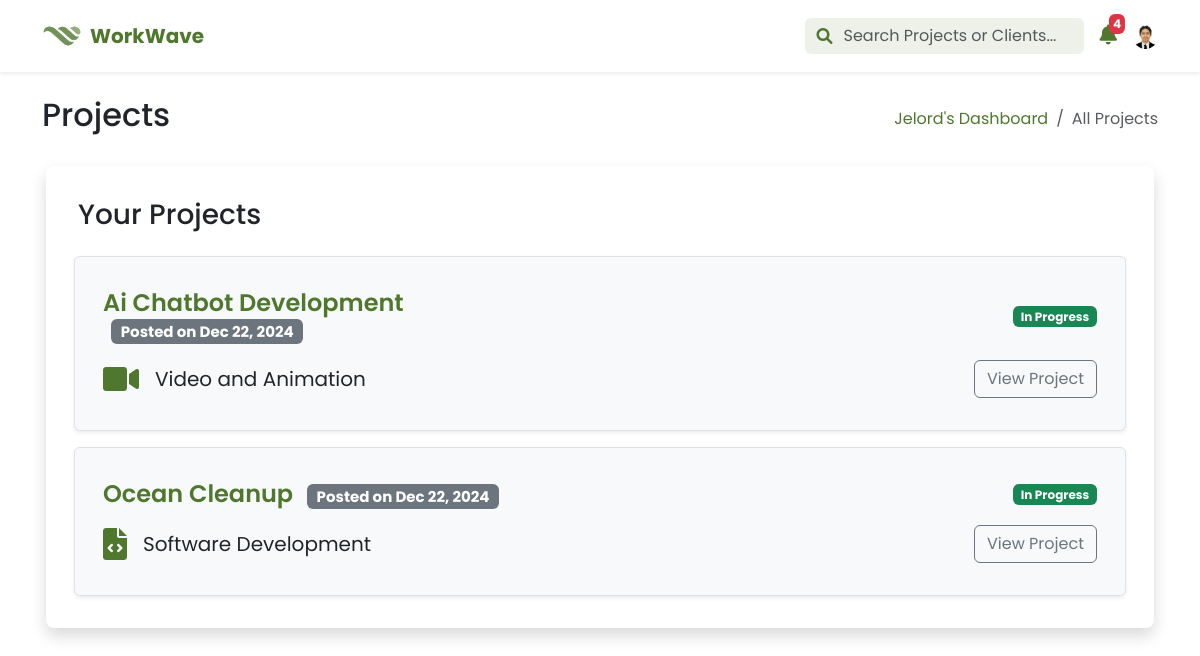
The page /pages/freelancer/projects.php (signed in) on the database as committed earlier.
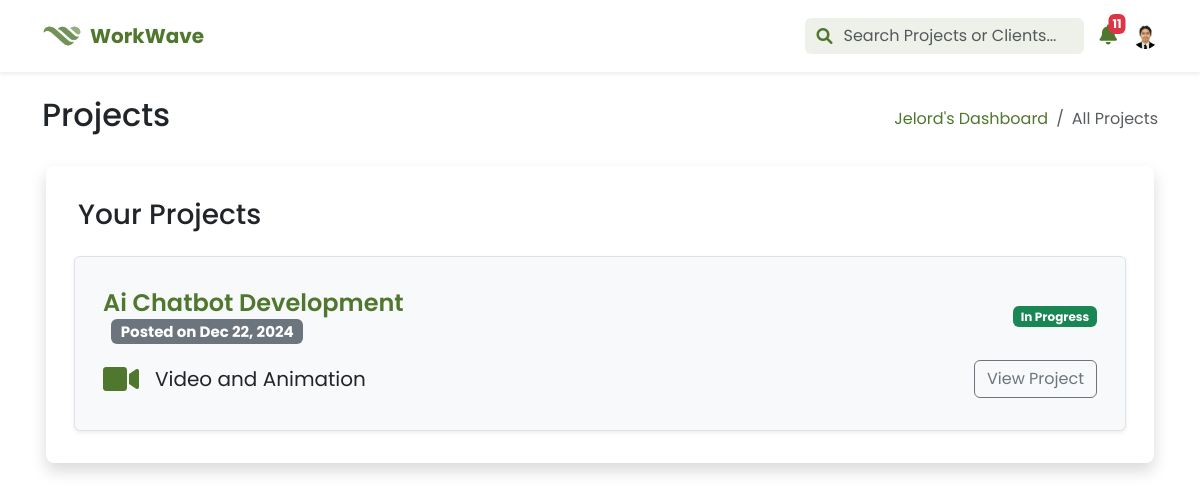
The same page on the database as committed later.
### tables this page shows
CREATE TABLE `freelancer_applications` (
  `id` int(11) NOT NULL,
  `project_id` int(11) DEFAULT NULL,
  `user_id` int(11) DEFAULT NULL,
  `application_details` text NOT NULL,
  `portfolio_url` varchar(255) DEFAULT NULL,
  `application_status_id` int(11) NOT NULL DEFAULT 1,
  `application_date` datetime NOT NULL DEFAULT current_timestamp(),
  `created_at` timestamp NULL DEFAULT current_timestamp(),
  `updated_at` timestamp NULL DEFAULT current_timestamp() ON UPDATE current_timestamp()
);

CREATE TABLE `client_projects` (
  `id` int(11) NOT NULL,
  `user_id` int(11) DEFAULT NULL,
  `project_title` varchar(255) NOT NULL,
  `project_category_id` int(11) NOT NULL,
  `project_description` text DEFAULT NULL,
  `project_objective` text DEFAULT NULL,
  `project_status_id` int(11) NOT NULL DEFAULT 1,
  `project_connect_cost` int(11) DEFAULT 10,
  `project_merit_worth` int(11) DEFAULT 10,
  `created_at` timestamp NOT NULL DEFAULT current_timestamp(),
  `updated_at` timestamp NOT NULL DEFAULT current_timestamp() ON UPDATE current_timestamp()
);

### dist/php/process/proc_profile.php (called while the page is built, shortened)
<?php
$user_id = $_SESSION['user_id'];
$stmt = $mysqli->prepare("SELECT * FROM v_user_profile WHERE id = ?");
$stmt->bind_param("i", $user_id);
$stmt->execute();
$result = $stmt->get_result();
$user = $result->fetch_assoc();

### pages/freelancer/projects.php (the view, shortened to what this page needs)
<?php
include ('../../misc/modals.php');
include ('../../dist/php/process/proc_profile.php');
include ('header.php');
$query = "SELECT * FROM v_applications
          JOIN v_applications_ids ON v_applications.id = v_applications_ids.id
          JOIN v_project_details ON v_applications_ids.project_id = v_project_details.id
          WHERE v_applications_ids.user_id = ? AND v_applications.status = 'accepted'
          ORDER BY v_project_details.created_at DESC;";
$stmt = $mysqli->prepare($query);
$stmt->bind_param("i", $_SESSION['user_id']);
$stmt->execute();
$projects = $stmt->get_result()->fetch_all(MYSQLI_ASSOC);
$category_icons = [
    'Writing' => 'fa-solid fa-pen-nib',
    'Translation' => 'fa-solid fa-language',
    'Graphic Design' => 'fa-solid fa-user-pen',
    'Video and Animation' => 'fa-solid fa-video',
    'UI/UX Design' => 'fa-brands fa-figma',
    'Web Development' => 'fa-solid fa-globe',
    'Mobile Development' => 'fa-solid fa-mobile',
    'Software Development' => 'fa-solid fa-file-code',
    'Digital Marketing' => 'fa-solid fa-store',
    'Sales Support' => 'fa-solid fa-phone',
    'Advertising' => 'fa-solid fa-megaphone',
    'Virtual Assistance' => 'fa-solid fa-headset',
    'Data Entry' => 'fa-solid fa-database',
    'Customer Support' => 'fa-solid fa-phone',
    'Financial Skills' => 'fa-solid fa-coins',
    'Business Consulting' => 'fa-solid fa-briefcase',
    'Human Resources' => 'fa-solid fa-users',
    'IT Support' => 'fa-solid fa-screwdriver-wrench',
    'Networking' => 'fa-solid fa-network-wired',
    'DevOps' => 'fa-solid fa-gears',
    'Engineering' => 'fa-solid fa-helmet-safety',
    'Architecture' => 'fa-brands fa-unity',
    'Manufacturing' => 'fa-solid fa-industry',
    'Coaching & Development' => 'fa-solid fa-notes-medical',
    'Health & Wellness' => 'fa-solid fa-shield-heart',
    'Contract & Documentation' => 'fa-solid fa-file-contract',
    'Compliance & Research' => 'fa-solid fa-book',
    'Data Processing' => 'fa-solid fa-chart-simple',
    'Advanced Analytics' => 'fa-solid fa-chart-line',
    'Game Development Support' => 'fa-solid fa-gamepad',
    'Monetization & Coaching' => 'fa-solid fa-chalkboard-user'
];
?>
<!DOCTYPE html>
<html lang="en">
<head>
    <link href="https://cdn.jsdelivr.net/npm/bootstrap@5.3.0/dist/css/bootstrap.min.css" rel="stylesheet">
    <link rel="stylesheet" href="https://cdnjs.cloudflare.com/ajax/libs/font-awesome/6.0.0-beta3/css/all.min.css">
    <link rel="stylesheet" href="../../dist/css/custom.css">
</head>
<body>
    <section class="container-fluid poppins">
        <div class="container">
            <div class="row mt-4 align-items-center">
                <div class="col-12 col-md-6">
                    <h2 class="text-start">Projects</h2>
                </div>
                <div class="col-12 col-md-6 d-flex justify-content-md-end mt-3 mt-md-0">
                    <nav aria-label="breadcrumb">
                        <ol class="breadcrumb mb-0">
                            <li class="breadcrumb-item"><a href="dashboard.php"><?php echo htmlspecialchars($user['first_name']); ?>'s Dashboard</a></li>
                            <li class="breadcrumb-item active" aria-current="page">All Projects</li>
                        </ol>
                    </nav>
                </div>
            </div>
            <div class="row mt-4">
                <div class="container px-3">
                    <div class="card mb-4 shadow border-0 rounded-3">
                        <div class="card-body">
                            <div class="row my-3 mx-1 border-0">
                                <h3>Your Projects</h3>
                            </div>
                            <div class="row px-4">
                                <?php if (!empty($projects)): ?>
                                    <?php foreach ($projects as $project): ?>
                                        <div class="col-12 d-flex justify-content-center align-items-center p-4 rounded shadow-sm border mb-3 bg-light">
                                            <div class="col-12">
                                                <div class="row align-items-center px-3 py-2 rounded-top">
                                                    <div class="col-md-6 d-flex align-items-center ps-0">
                                                        <h5 class="mb-0">
                                                            <a href="project_details.php?id=<?php echo htmlspecialchars($project['id']); ?>"
                                                            class="text-green-50 fs-4 text-decoration-none fw-semibold">
                                                            <?php echo htmlspecialchars($project['project_title']); ?>
                                                            </a>
                                                            <span class="badge bg-secondary text-white ms-2 small">
                                                                Posted on <?php echo date('M d, Y', strtotime($project['created_at'])); ?>
                                                            </span>
                                                        </h5>
                                                    </div>
                                                    <div class="col-md-6 d-flex justify-content-end pe-0">
                                                        <span class="badge bg-success">
                                                            <?php echo ucfirst(htmlspecialchars($project['project_status'])); ?>
                                                        </span>
                                                    </div>
                                                </div>
                                                <div class="row align-items-center px-3 py-2 rounded-bottom">
                                                    <div class="col-md-6 d-flex align-items-center ms-0 ps-0">
                                                        <?php
                                                            $category = htmlspecialchars($project['project_category']);
                                                            $icon = $category_icons[$category] ?? 'fa-solid fa-folder';
                                                        ?>
                                                        <i class="<?php echo $icon; ?> me-3 text-green-50 fa-2x"></i>
                                                        <span class="fs-5">
                                                            <?php echo $category; ?>
                                                        </span>
                                                    </div>
                                                    <div class="col-md-6 d-flex justify-content-end pe-0">
                                                        <a href="project_details.php?id=<?php echo htmlspecialchars($project['project_id']); ?>"
                                                        class="btn btn-outline-secondary me-0">
                                                            View Project
                                                        </a>
                                                    </div>
                                                </div>
                                            </div>
                                        </div>
                                    <?php endforeach; ?>
                                <?php endif; ?>
                            </div>
                        </div>
                    </div>
            </div>
        </div>
    </section>
</body>
</html>

### misc/modals.php (shortened to what this page needs)
<!DOCTYPE html>
<html lang="en">
<head>
    <link href="https://cdn.jsdelivr.net/npm/bootstrap@5.3.0/dist/css/bootstrap.min.css" rel="stylesheet">
    <link rel="stylesheet" href="https://cdnjs.cloudflare.com/ajax/libs/font-awesome/6.0.0-beta3/css/all.min.css">
    <link rel="stylesheet" href="../../dist/css/custom.css">
</head>
<body>
</body>
</html>

### pages/freelancer/header.php (shortened to what this page needs)
<?php
include ('../../misc/modals.php');
?>
<!DOCTYPE html>
<html lang="en">
<head>
    <link href="https://cdn.jsdelivr.net/npm/bootstrap@5.3.0/dist/css/bootstrap.min.css" rel="stylesheet">
    <link rel="stylesheet" href="https://cdnjs.cloudflare.com/ajax/libs/font-awesome/6.0.0-beta3/css/all.min.css">
    <link rel="stylesheet" href="../../dist/css/custom.css">
</head>
<body>
    <header class="container-fluid bg-white poppins shadow-sm sticky-top">
        <nav class="container d-flex flex-wrap justify-content-between align-items-center py-3">
            <a href="../../index.php" class="d-flex align-items-center text-decoration-none mb-2 mb-lg-0">
                <img src="../../img/WorkWaveLogo.png" class="nav-logo" alt="WorkWave Logo" style="height: 40px; width: auto;">
                <h5 class="mb-0 ms-2 text-green-60 fw-bold">WorkWave</h5>
            </a>
            <span class="ms-auto me-3 w-25 position-relative">
                <div class="input-group me-lg-4 mb-2 mb-lg-0" style="max-width: 600px; flex-grow: 1;">
                    <span class="input-group-text bg-green-10 rounded-start border-0">
                        <i class="fas fa-search text-green-50"></i>
                    </span>
                    <input type="text" name="search" id="headerSearchProjects" class="form-control no-outline ps-0 border-0 rounded-end bg-green-10"
                        placeholder="Search Projects or Clients..." aria-label="Search" data-bs-toggle="dropdown">
                </div>
            </span>
            <span class="d-flex align-items-center flex-wrap">
                <div class="nav-item dropdown me-3">
                    <a href="#" class="nav-link position-relative" data-bs-toggle="dropdown" aria-expanded="false">
                        <i class="fas fa-bell text-green-60 fa-lg"></i>
                        <?php
                        $count_query = "SELECT COUNT(*) as count FROM v_notifications WHERE user_id = ? AND is_read = 0";
                        $stmt = $mysqli->prepare($count_query);
                        $stmt->bind_param("i", $_SESSION['user_id']);
                        $stmt->execute();
                        $count = $stmt->get_result()->fetch_assoc()['count'];
                        if($count > 0): ?>
                            <span class="badge bg-danger position-absolute top-0 start-100 translate-middle p-1 small"><?php echo $count; ?></span>
                        <?php endif; ?>
                    </a>
                </div>
                <div class="nav-item dropdown">
                <a href="#" class="nav-link" data-bs-toggle="dropdown" aria-expanded="false">
                        <?php if (!empty($user['profile_picture_url'])): ?>
                            <img src="<?php echo $user['profile_picture_url']; ?>" alt="Profile Picture" class="img-fluid" style="max-width: 25px; border-radius: 50%; max-height: 25px;">
                        <?php else: ?>
                            <i class="fa-solid fa-circle-user text-green-60 fa-lg"></i>
                        <?php endif; ?>
                    </a>
                </div>
            </span>
        </nav>
    </header>
</body>

Rows that differ between the two databases and show on the page:
no longer on this page (row edited): freelancer_applications: project.project_title "Ocean Cleanup", project.created_at "Dec 22, 2024", project_status "In Progress", category "Software Development"
Other text that changed with them:
$count: "4" → "11"
